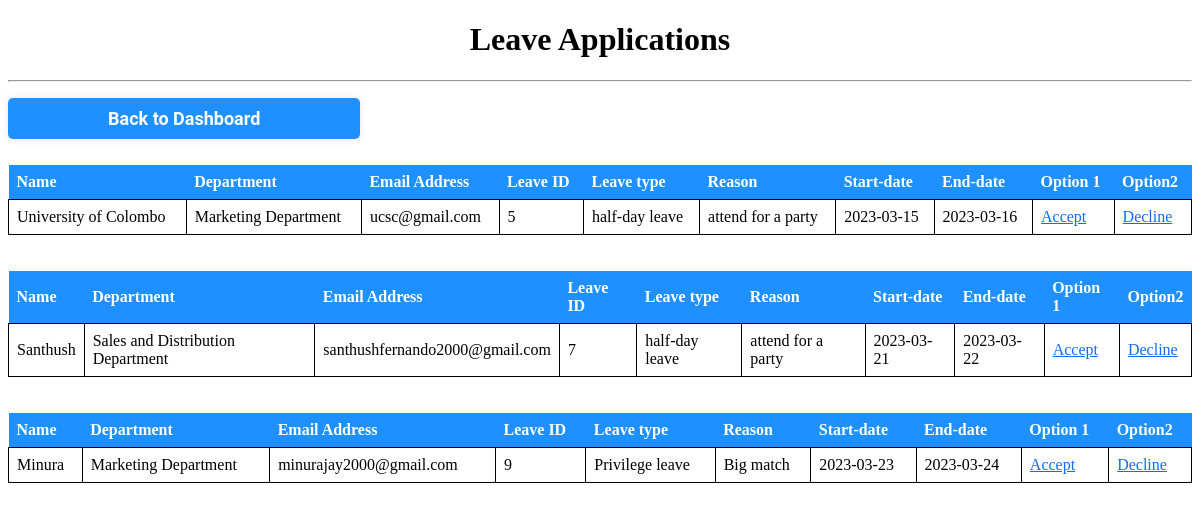
/Executive/leaveapplications.php, run on the app's committed database.
### tables this page shows
CREATE TABLE `users` (
  `id` int(11) NOT NULL,
  `fname` varchar(255) NOT NULL,
  `lname` varchar(255) NOT NULL,
  `username` varchar(30) NOT NULL,
  `email` varchar(255) DEFAULT NULL,
  `password` varchar(300) DEFAULT NULL,
  `idno` varchar(50) DEFAULT NULL,
  `gender` varchar(50) DEFAULT NULL,
  `department` varchar(50) DEFAULT NULL
);

CREATE TABLE `leave` (
  `leaveid` int(20) NOT NULL,
  `emp_id` int(20) NOT NULL,
  `reason` varchar(30) NOT NULL,
  `startdate` date NOT NULL,
  `enddate` date NOT NULL,
  `leavetype` varchar(30) NOT NULL,
  `permission` varchar(30) NOT NULL
);

### Executive/leaveapplications.php (the view, shortened to what this page needs)
<?php
include_once('includes/config.php');
?>
<!DOCTYPE html>
<html lang="en">
<head>
    <link href="../css/styles.css" rel="stylesheet" />
</head>
<body>
    <h1 align="center">Leave Applications</h1><hr><br>
<a class="bt" href="ExeDashboard.php">Back to Dashboard</a><br><br><br>
    <?php
    $sql=mysqli_query($con,"SELECT * FROM `leave`");
    while($result=mysqli_fetch_array($sql)){
    $empid=$result['emp_id'];
    $query=mysqli_query($con,"select * from users where id=$empid");
    while($result2=mysqli_fetch_array($query)){
    ?>
<table>
                                    <thead>
                                        <tr>
                                             <th>Name</th>
                                  <th>Department</th>
                                  <th>Email Address</th>
                                  <th>Leave ID</th>
                                  <th>Leave type</th>
                                  <th>Reason</th>
                                  <th>Start-date</th>
                                  <th>End-date</th>
                                  <th>Option 1</th>
                                  <th>Option2</th>
                                        </tr>
                                    </thead>
                                        <tbody>
                              <tr>
                              <td><?php echo $result2['fname'];?></td>
                                  <td><?php echo $result2['department'];?></td>
                                  <td><?php echo $result2['email'];?></td>
                                  <td><?php echo $result['leaveid'];?></td>
                                  <td><?php echo $result['leavetype'];?></td>
                                  <td><?php echo $result['reason'];?></td>
                                  <td><?php echo $result['startdate'];?></td>
                                  <td><?php echo $result['enddate'];?></td>
                                  <td><a  id="accept" href="accept.php?leaveid=<?php echo $result['leaveid'];?>">Accept</a></td>
                                  <td><a  id ="decline" href="decline.php?leaveid=<?php echo $result['leaveid'];?>">Decline</td>
                                </tr>
                                      </tbody>
                                </table>
                                <br><br>
                       </body>
                      <?php
                      }
                    ?>
               </html>
<?php
}
?>

### css/styles.css (style rules this page uses)
.bt { font-family:"Roboto",sans-serif; font-size: 18px; font-weight:bold; background:#1E90FF; padding:10px 100px; text-align: center; text-decoration: none; color:#fff; border-radius: 5px; cursor: pointer; box-shadow: 0 0 10px rgba(0,0,0,0.1); -webkit-transition-duration: 0.3s; transition-duration:0.3s; -webkit-transition-property: box-shadow,transform; transition-property:box-shadow,trasnform; }
a { color: #0d6efd; text-decoration: underline; }
table { border-collapse: collapse; width: 100%; }
th, td { text-align: left; padding: 8px; }
th { background-color: #1E90FF; color: white; }
td { border: 1px solid black; }

### data on the page
leave: leaveid "5", leavetype "half-day leave", reason "attend for a party", startdate "2023-03-15", enddate "2023-03-16"
users: fname "University of Colombo", department "Marketing Department", email "ucsc@gmail.com"
leave: leaveid "7", leavetype "half-day leave", reason "attend for a party", startdate "2023-03-21", enddate "2023-03-22"
users: fname "Santhush", department "Sales and Distribution Department", email "santhushfernando2000@gmail.com"
leave: leaveid "9", leavetype "Privilege leave", reason "Big match", startdate "2023-03-23", enddate "2023-03-24"
users: fname "Minura", department "Marketing Department", email "minurajay2000@gmail.com"
